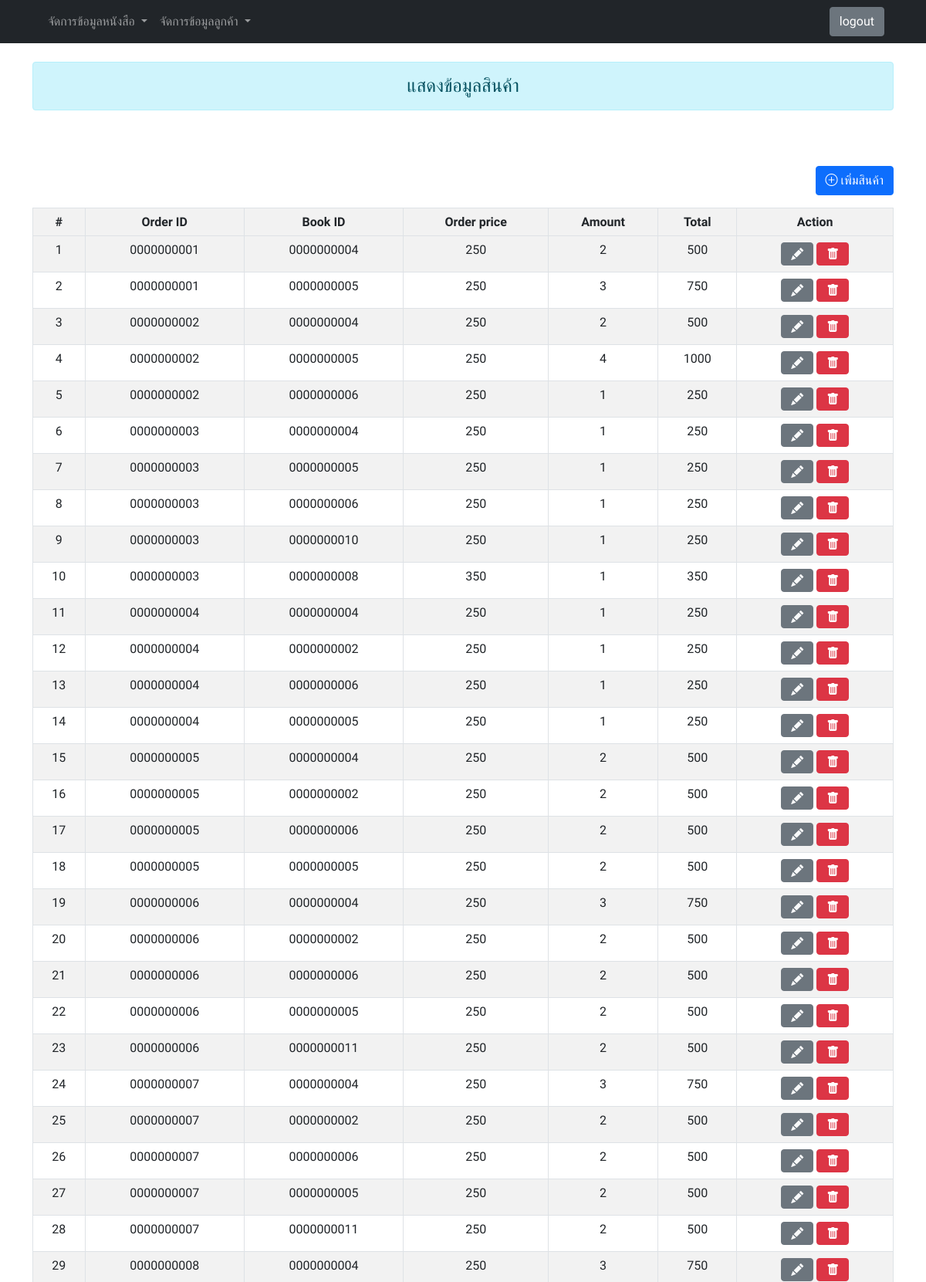
Page /admin/orders_table.php (upper part) on the committed database.
### tables this page shows
CREATE TABLE `order_detail` (
  `id` int(11) NOT NULL,
  `order_id` int(10) UNSIGNED ZEROFILL NOT NULL,
  `book_id` int(10) UNSIGNED ZEROFILL NOT NULL,
  `order_price` float NOT NULL,
  `amount_qty` int(11) NOT NULL,
  `total` float NOT NULL
);

### admin/orders_table.php (the view, shortened to what this page needs)
<?php @include '../localhost/connect.php';?>
<!DOCTYPE html>
<html lang="en">
<head>
    <link rel="stylesheet" href="../style/font.css">
    <link rel="stylesheet" href="../bootstrap/css/bootstrap.min.css">
    <link rel="stylesheet" href="https://cdn.jsdelivr.net/npm/bootstrap-icons@1.9.1/font/bootstrap-icons.css">
</head>
<body>
    <?php @include 'navbar.php' ?>
    <div class="container">
        <div class="h4 text-center alert alert-info mb-4 mt-4" role="alert">
            แสดงข้อมูลสินค้า
        </div>
        <a href="#" class="btn btn-primary float-end mb-3 mt-5">
            <i class="bi bi-plus-circle"></i> เพิ่มสินค้า
        </a>
        <table class="table table-striped table-hover table-bordered ">
            <tbody class="table-striped">
                <tr class="text-center">
                    <th>#</th>
                    <th>Order ID</th>
                    <th>Book ID</th>
                    <th>Order price</th>
                    <th>Amount</th>
                    <th>Total</th>
                    <th>Action</th>
                </tr>
            </tbody>
            <?php
            $sql = "SELECT * FROM order_detail";
            $result = mysqli_query($conn, $sql);
            while ($row = mysqli_fetch_array($result)) {
            ?>
                <tr class="text-center">
                    <td><?= $row['id'] ?></td>
                    <td><?= $row["order_id"] ?></td>
                    <td><?= $row['book_id'] ?></td>
                    <td><?= $row["order_price"] ?></td>
                    <td><?= $row["amount_qty"] ?></td>
                    <td><?= $row["total"] ?></td>
                    <td>
                        <a class="text-light text-decoration-none btn btn-secondary" href="edit_book.php?id=<?= $row['book_id'] ?>">
                            <i class="bi bi-pencil-fill"></i>
                        </a>
                        <a class="text-white text-decoration-none btn btn-danger" href="del_book.php?id=<?= $row['book_id'] ?>" onclick="clikComfirm(this.href);return false;">
                            <i class="bi bi-trash-fill"></i>
                        </a>
                    </td>
                </tr>
            <?php
            }
            ?>
        </table>
    </div>
</body>
</html>

### rows in the picture
order_detail: id "1", order "0000000001", book "0000000004", order_price "250", amount_qty "2", total "500"
order_detail: id "2", order "0000000001", book "0000000005", order_price "250", amount_qty "3", total "750"
order_detail: id "3", order "0000000002", book "0000000004", order_price "250", amount_qty "2", total "500"
order_detail: id "4", order "0000000002", book "0000000005", order_price "250", amount_qty "4", total "1000"
order_detail: id "5", order "0000000002", book "0000000006", order_price "250", amount_qty "1", total "250"
order_detail: id "6", order "0000000003", book "0000000004", order_price "250", amount_qty "1", total "250"
order_detail: id "7", order "0000000003", book "0000000005", order_price "250", amount_qty "1", total "250"
order_detail: id "8", order "0000000003", book "0000000006", order_price "250", amount_qty "1", total "250"
order_detail: id "9", order "0000000003", book "0000000010", order_price "250", amount_qty "1", total "250"
order_detail: id "10", order "0000000003", book "0000000008", order_price "350", amount_qty "1", total "350"
order_detail: id "11", order "0000000004", book "0000000004", order_price "250", amount_qty "1", total "250"
order_detail: id "12", order "0000000004", book "0000000002", order_price "250", amount_qty "1", total "250"
order_detail: id "13", order "0000000004", book "0000000006", order_price "250", amount_qty "1", total "250"
order_detail: id "14", order "0000000004", book "0000000005", order_price "250", amount_qty "1", total "250"
order_detail: id "15", order "0000000005", book "0000000004", order_price "250", amount_qty "2", total "500"
order_detail: id "16", order "0000000005", book "0000000002", order_price "250", amount_qty "2", total "500"
order_detail: id "17", order "0000000005", book "0000000006", order_price "250", amount_qty "2", total "500"
order_detail: id "18", order "0000000005", book "0000000005", order_price "250", amount_qty "2", total "500"
order_detail: id "19", order "0000000006", book "0000000004", order_price "250", amount_qty "3", total "750"
order_detail: id "20", order "0000000006", book "0000000002", order_price "250", amount_qty "2", total "500"
order_detail: id "21", order "0000000006", book "0000000006", order_price "250", amount_qty "2", total "500"
order_detail: id "22", order "0000000006", book "0000000005", order_price "250", amount_qty "2", total "500"
order_detail: id "23", order "0000000006", book "0000000011", order_price "250", amount_qty "2", total "500"
order_detail: id "24", order "0000000007", book "0000000004", order_price "250", amount_qty "3", total "750"
order_detail: id "25", order "0000000007", book "0000000002", order_price "250", amount_qty "2", total "500"
order_detail: id "26", order "0000000007", book "0000000006", order_price "250", amount_qty "2", total "500"
order_detail: id "27", order "0000000007", book "0000000005", order_price "250", amount_qty "2", total "500"
order_detail: id "28", order "0000000007", book "0000000011", order_price "250", amount_qty "2", total "500"
order_detail: id "29", order "0000000008", book "0000000004", order_price "250", amount_qty "3", total "750"
